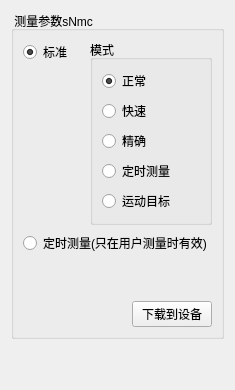
              <widget class="QWidget" name="tab_messurePara">
               <attribute name="title">
                <string>测量参数</string>
               </attribute>
               <layout class="QVBoxLayout" name="verticalLayout_83">
                <item>
                 <layout class="QVBoxLayout" name="verticalLayout_82">
                  <item>
                   <widget class="QGroupBox" name="groupBox_22">
                    <property name="title">
                     <string> 测量参数sNmc</string>
                    </property>
                    <layout class="QVBoxLayout" name="verticalLayout_44">
                     <item>
                      <layout class="QVBoxLayout" name="verticalLayout_42">
                       <item>
                        <layout class="QVBoxLayout" name="verticalLayout_37">
                         <item>
                          <layout class="QHBoxLayout" name="horizontalLayout_59" stretch="1,2">
                           <item>
                            <layout class="QVBoxLayout" name="verticalLayout_36">
                             <item>
                              <widget class="QRadioButton" name="standard">
                               <property name="text">
                                <string>标准 </string>
                               </property>
                               <property name="checked">
                                <bool>true</bool>
                               </property>
                              </widget>
                             </item>
                             <item>
                              <spacer name="verticalSpacer">
                               <property name="orientation">
                                <enum>Qt::Vertical</enum>
                               </property>
                               <property name="sizeHint" stdset="0">
                                <size>
                                 <width>20</width>
                                 <height>40</height>
                                </size>
                               </property>
                              </spacer>
                             </item>
                            </layout>
                           </item>
                           <item>
                            <widget class="QGroupBox" name="groupBox_23">
                             <property name="title">
                              <string>模式</string>
                             </property>
                             <layout class="QVBoxLayout" name="verticalLayout_33">
                              <item>
                               <widget class="QRadioButton" name="normal">
                                <property name="text">
                                 <string>正常</string>
                                </property>
                                <property name="checked">
                                 <bool>true</bool>
                                </property>
                               </widget>
                              </item>
                              <item>
                               <widget class="QRadioButton" name="fast">
                                <property name="text">
                                 <string>快速</string>
                                </property>
                               </widget>
                              </item>
                              <item>
                               <widget class="QRadioButton" name="precise">
                                <property name="text">
                                 <string>精确</string>
                                </property>
                               </widget>
                              </item>
                              <item>
                               <widget class="QRadioButton" name="timing_measure">
                                <property name="text">
                                 <string>定时测量</string>
                                </property>
                               </widget>
                              </item>
                              <item>
                               <widget class="QRadioButton" name="move_target">
                                <property name="text">
                                 <string>运动目标</string>
                                </property>
                               </widget>
                              </item>
                             </layout>
                            </widget>
                           </item>
                          </layout>
                         </item>
                         <item>
                          <widget class="QRadioButton" name="user_timedmeasure">
                           <property name="text">
                            <string>定时测量(只在用户测量时有效)</string>
                           </property>
                          </widget>
                         </item>
                        </layout>
                       </item>
                       <item>
                        <spacer name="verticalSpacer_3">
                         <property name="orientation">
                          <enum>Qt::Vertical</enum>
                         </property>
                         <property name="sizeHint" stdset="0">
                          <size>
                           <width>20</width>
                           <height>40</height>
                          </size>
                         </property>
                        </spacer>
                       </item>
                       <item>
                        <layout class="QHBoxLayout" name="horizontalLayout_65" stretch="3,2">
                         <item>
                          <spacer name="horizontalSpacer_3">
                           <property name="orientation">
                            <enum>Qt::Horizontal</enum>
                           </property>
                           <property name="sizeHint" stdset="0">
                            <size>
                             <width>40</width>
                             <height>20</height>
                            </size>
                           </property>
                          </spacer>
                         </item>
                         <item>
                          <widget class="QPushButton" name="downtodevice_1">
                           <property name="text">
                            <string>下载到设备</string>
                           </property>
                          </widget>
                         </item>
                        </layout>
                       </item>
                      </layout>
                     </item>
                    </layout>
                   </widget>
                  </item>
                  <item>
                   <spacer name="verticalSpacer_12">
                    <property name="orientation">
                     <enum>Qt::Vertical</enum>
                    </property>
                    <property name="sizeHint" stdset="0">
                     <size>
                      <width>20</width>
                      <height>40</height>
                     </size>
                    </property>
                   </spacer>
                  </item>
                 </layout>
                </item>
               </layout>
              </widget>
